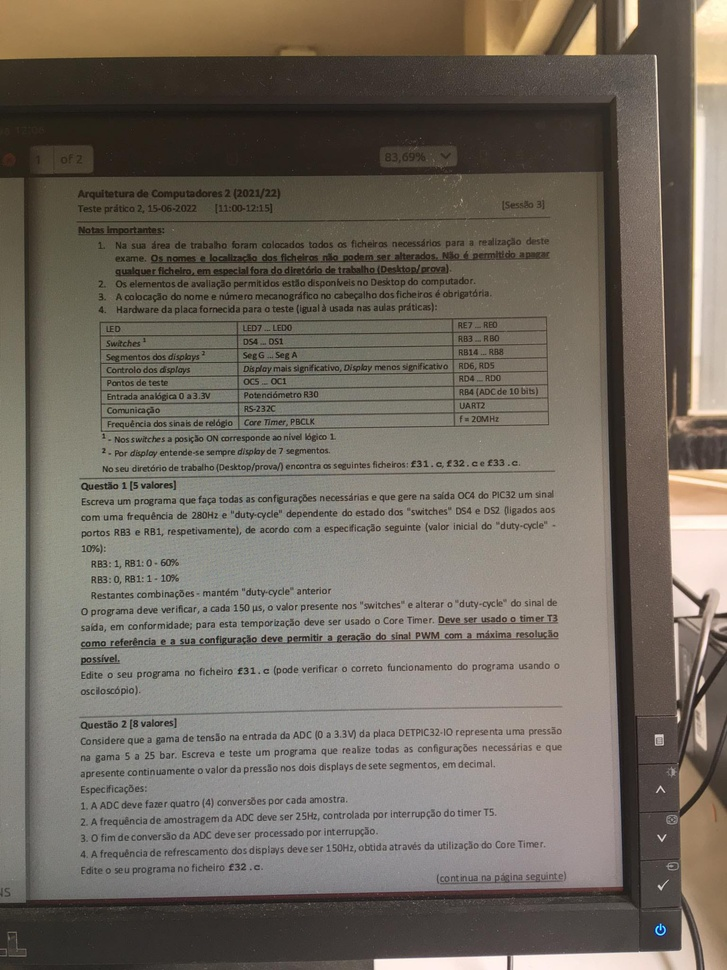
#> input picture 2ano/2semestre/AC2/P/2Teste/TesteBruno/1.jpg, 727 x 970 px, shrunk from 1536 x 2048 before the run
$ python process.py ../../../../../../2ano/2semestre/AC2/P/2Teste/TesteBruno/1.jpg
#> lines starting #> are read from the running program, lines starting #| are printed output that depends on the picture
from PIL import Image
import os
import sys

# Create the "imagens" folder if it doesn't exist
if not os.path.exists("temp"):
    os.makedirs("temp")

# Troca de cores
def trocadecores(fname):
    im = Image.open(fname)
#> im is the input picture: PIL image 727x970 RGB; mean R, G, B 115.5, 107.9, 98
    width, height = im.size
#> width = 727; height = 970
    new_im = Image.new(im.mode, im.size)
#> new_im: PIL image 727x970 RGB; every value is 0
    for x in range(width):
        for y in range(height):
            p = im.getpixel((x, y))
            r = p[1]
            g = p[0]
            b = p[2]
            new_im.putpixel((x, y), (r, g, b))
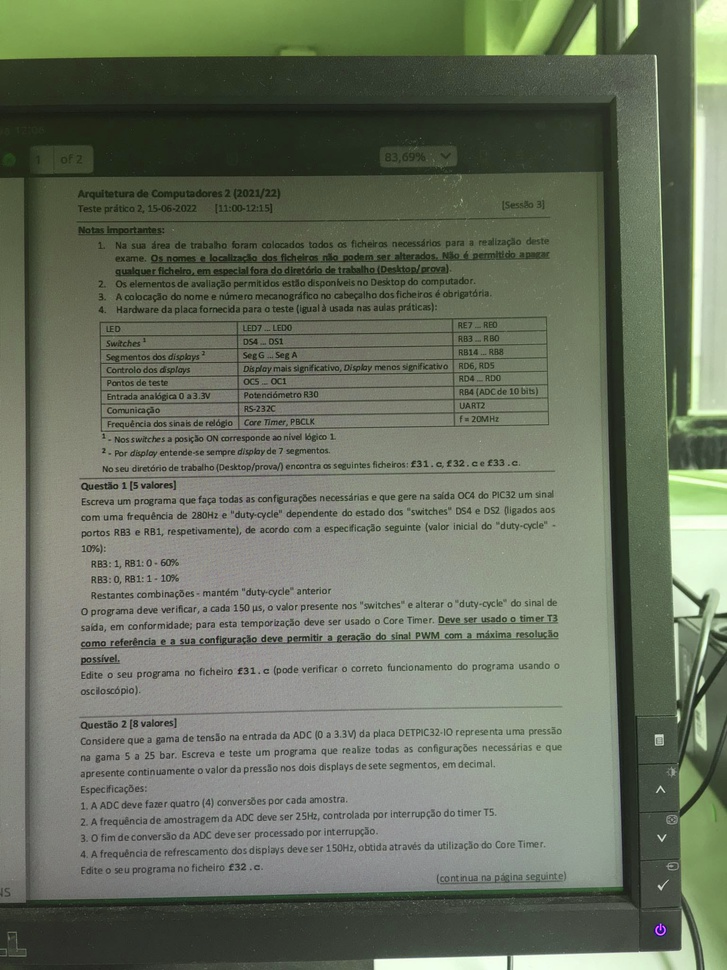
#> new_im: PIL image 727x970 RGB; mean R, G, B 107.9, 115.5, 98
    new_im.save(os.path.join("imagens", fname + "color-change.jpg"))

trocadecores(sys.argv[1])


# Imagem negativa
def imagemnegativa(fname):
    im = Image.open(fname)
    width, height = im.size
#> width = 727; height = 970
    new_im = Image.new(im.mode, im.size)
    for x in range(width):
        for y in range(height):
            p = im.getpixel((x, y))
            r = 255 - p[1]
            g = 255 - p[0]
            b = 255 - p[2]
            new_im.putpixel((x, y), (r, g, b))
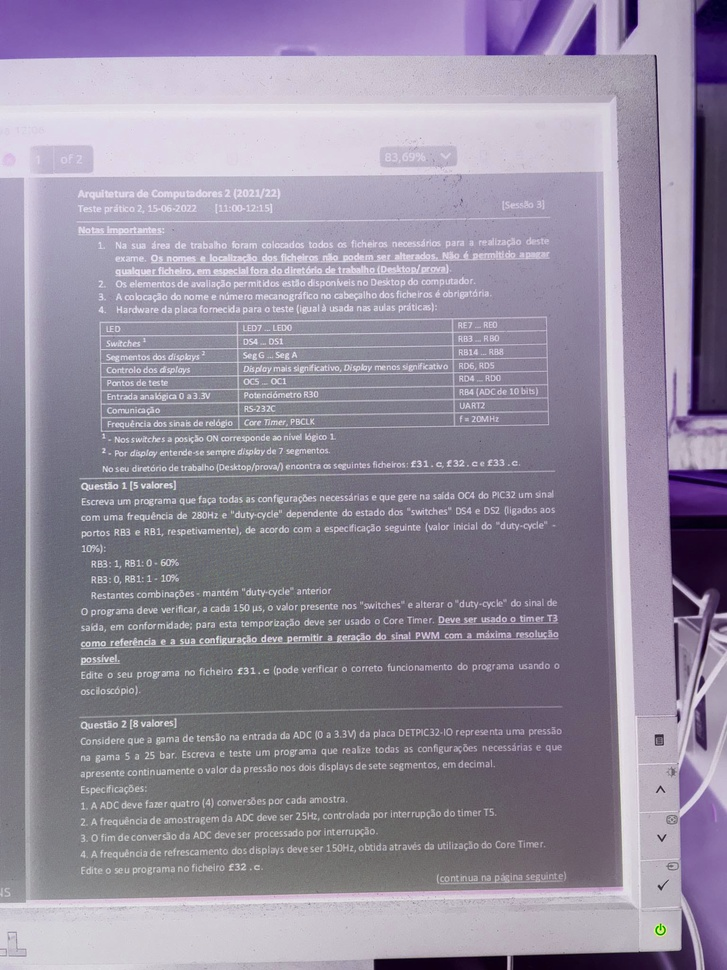
#> new_im: PIL image 727x970 RGB; mean R, G, B 147.1, 139.5, 157
    new_im.save(os.path.join("imagens", fname + "negative-color.jpg"))

imagemnegativa(sys.argv[1])


# Imagens com tons de cinza
def pretoebranco(fname):
    im = Image.open(fname)
    gray_im = effect_gray(im)
    gray_im.save(os.path.join("imagens", fname + "-gray.jpg"))

def effect_gray(im):
    width, height = im.size
#> width = 727; height = 970
    new_im = Image.new("L", im.size)
#> new_im: PIL image 727x970 L; every value is 0
    for x in range(width):
        for y in range(height):
            p = im.getpixel((x, y))
            l = int(p[0] * 0.299 + p[1] * 0.587 + p[2] * 0.144)
            new_im.putpixel((x, y), (l))
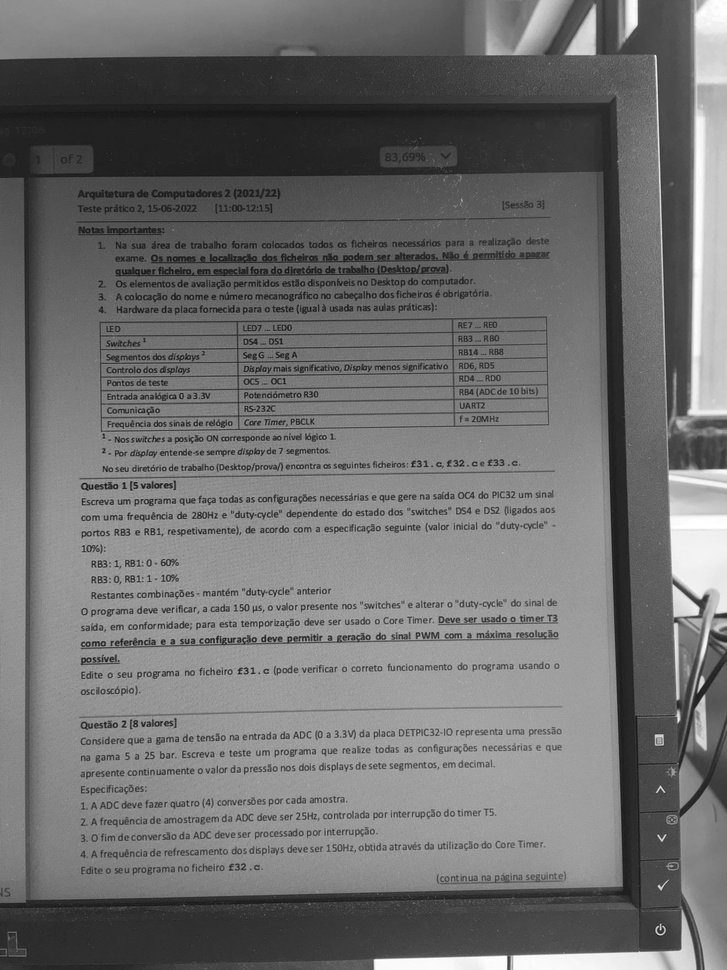
#> new_im: PIL image 727x970 L; min 17, max 255, mean 111.5
    return new_im

pretoebranco(sys.argv[1])


# Aumento da luminosidade da foto
def aumintensidade(fname):
    im = Image.open(fname)
    intense_im = effect_intensity(im, 2)
    intense_im.save(os.path.join("imagens", fname + "-intense.jpg"))

def effect_intensity(im, f):
#> called with f = 2
    new_im = im.convert("YCbCr")
#> new_im: PIL image 727x970 YCbCr; mean of channels 0, 1, 2 108.5, 121.4, 132.1
    width, height = im.size
#> width = 727; height = 970
    for x in range(width):
        for y in range(height):
            pixel = new_im.getpixel((x, y))
            py = min(255, int(pixel[0] * f))  # [0] is the Y channel
            new_im.putpixel((x, y), (py, pixel[1], pixel[2]))
#> new_im: PIL image 727x970 YCbCr; mean of channels 0, 1, 2 197.7, 121.4, 132.1
    return new_im

aumintensidade(sys.argv[1])


# Diminuição da luminosidade da foto
def dimintensidade(fname):
    im = Image.open(fname)
    intense_im = effect_intensity(im, 0.5)
#> after the loop in effect_intensity (call 2), `for x in range(width):`: new_im: PIL image 727x970 YCbCr; mean of channels 0, 1, 2 54, 121.4, 132.1
    intense_im.save(os.path.join("imagens", fname + "-intense.jpg"))

dimintensidade(sys.argv[1])


# Aumento da saturação da foto
def saturação(fname):
    im = Image.open(fname)
    saturation_im = saturation_adjust(im, 150)
    saturation_im.save(os.path.join("imagens", fname + "-saturation.jpg"))

def saturation_adjust(im, f):
#> called with f = 150
    new_im = im.convert("YCbCr")
    width, height = im.size
#> width = 727; height = 970
    for x in range(width):
        for y in range(height):
            p = new_im.getpixel((x, y))
            py = p[0]
            pb = min(255, int((p[1] - 128) * f) + 128)
            pr = min(255, int((p[2] - 128) * f) + 128)
            new_im.putpixel((x, y), (py, pb, pr))
#> new_im: PIL image 727x970 YCbCr; mean of channels 0, 1, 2 108.5, 9.7, 219
    return new_im

saturação(sys.argv[1])


# Diminuição da saturação da foto
def desaturação(fname):
    im = Image.open(fname)
    saturation_im = saturation_adjust(im, 11)
#> after the loop in saturation_adjust (call 2), `for x in range(width):`: new_im: PIL image 727x970 YCbCr; mean of channels 0, 1, 2 108.5, 65.9, 168.5
    saturation_im.save(os.path.join("imagens", fname + "-desaturation.jpg"))

desaturação(sys.argv[1])


# Sépia picture
def sepia(fname):
    im = Image.open(fname)
    width, height = im.size
#> width = 727; height = 970
    new_im = Image.new(im.mode, im.size)
    for x in range(width):
        for y in range(height):
            p = im.getpixel((x, y))
            # Apply the transformation equations
            r = 0.189 * p[0] + 0.769 * p[1] + 0.393 * p[2]
            g = 0.168 * p[0] + 0.686 * p[1] + 0.349 * p[2]
            b = 0.131 * p[0] + 0.534 * p[1] + 0.272 * p[2]
            # Normalize the RGB values to the [0, 255] range
            r = min(max(int(r), 0), 255)
            g = min(max(int(g), 0), 255)
            b = min(max(int(b), 0), 255)
            new_im.putpixel((x, y), (r, g, b))
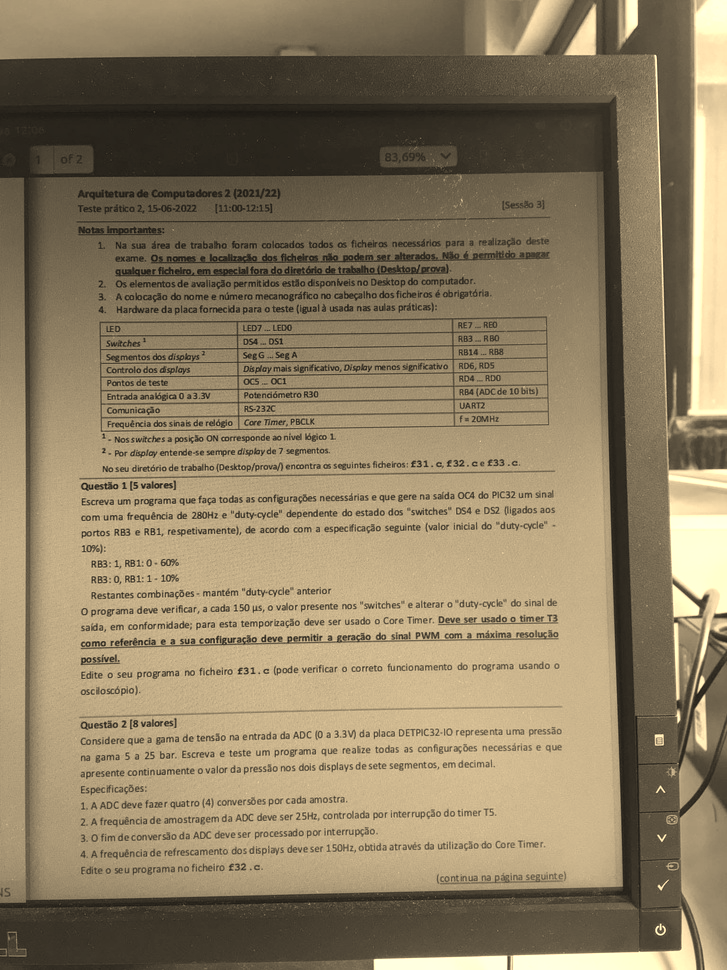
#> new_im: PIL image 727x970 RGB; mean R, G, B 141.7, 126.7, 98.9
    new_im.save(os.path.join("imagens", fname + "-sepia.jpg"))

sepia(sys.argv[1])
